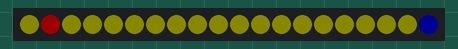
Simulated run of this program. Board: Raspberry Pi Pico running CircuitPython. Shown: 20 RGB LEDs in strip order, left to right. Dim RGB values are drawn brighter than linear.

Above: at 2.98 s.
At 4.51 s:
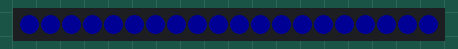

The program:

stripe.py
```python
import board
import neopixel
import time

def changeUp(dt = 0.1):
    for n in range(nPix):
        for i in range(nPix):
            if i <= n:
                pixels[i] = (0,0,20)
            else:
                pixels[i] = (10,10,0)
        time.sleep(dt)

def changeDown(dt = 0.1):
    for n in range(nPix):
        for i in range(nPix):
            if i >= n:
                pixels[nPix-i-1] = (0,0,20)
            else:
                pixels[nPix-i-1] = (10,10,0)
        time.sleep(dt)

def oneAcross(dt=0.1, dp = 1):
    for n in range(nPix):
        for i in range(nPix):
            if i == n:
                pixels[i] = (0,0,20)
            else:
                pixels[i] = (10,10,0)
        time.sleep(dt)


nPix = 20
pixels = neopixel.NeoPixel(board.GP0, nPix)

n = 0
while True:
    oneAcross(0.05)
    time.sleep(0.1)
    oneAcross(0.05, -1)
    pixels[1] = (30,0,0)
    time.sleep(0.1)
    changeUp(.05)
    time.sleep(.1)
    changeDown(.05)
    time.sleep(0.1)
    # n = n+1
    # for i in range(nPix):
    #     if i < n:
    #         pixels[i] = (0,0,20)
    #     else:
    #         pixels[i] = (0,20,0)
    #
    # if n > nPix:
    #     n = 0
    #     time.sleep(0.5)
    # time.sleep(0.1)
```

Measured:
- by itself, everything shown: repeats every 6.1 s, in 79 steps
